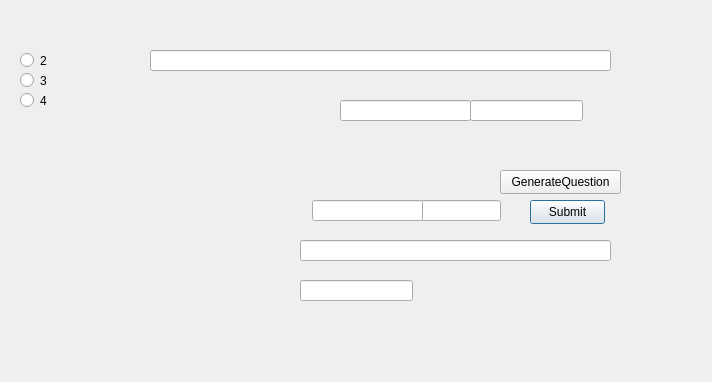
<?xml version="1.0" encoding="UTF-8"?>
<ui version="4.0">
 <class>Game</class>
 <widget class="QDialog" name="Game">
  <property name="geometry">
   <rect>
    <x>0</x>
    <y>0</y>
    <width>712</width>
    <height>382</height>
   </rect>
  </property>
  <property name="windowTitle">
   <string>Dialog</string>
  </property>
  <widget class="QRadioButton" name="two">
   <property name="geometry">
    <rect>
     <x>20</x>
     <y>50</y>
     <width>31</width>
     <height>21</height>
    </rect>
   </property>
   <property name="text">
    <string>2</string>
   </property>
  </widget>
  <widget class="QRadioButton" name="four">
   <property name="geometry">
    <rect>
     <x>20</x>
     <y>90</y>
     <width>31</width>
     <height>21</height>
    </rect>
   </property>
   <property name="text">
    <string>4</string>
   </property>
  </widget>
  <widget class="QRadioButton" name="three">
   <property name="geometry">
    <rect>
     <x>20</x>
     <y>70</y>
     <width>31</width>
     <height>21</height>
    </rect>
   </property>
   <property name="text">
    <string>3</string>
   </property>
  </widget>
  <widget class="QLineEdit" name="raspuns1">
   <property name="geometry">
    <rect>
     <x>420</x>
     <y>200</y>
     <width>81</width>
     <height>21</height>
    </rect>
   </property>
  </widget>
  <widget class="QPushButton" name="Submit">
   <property name="geometry">
    <rect>
     <x>530</x>
     <y>200</y>
     <width>75</width>
     <height>24</height>
    </rect>
   </property>
   <property name="text">
    <string>Submit</string>
   </property>
  </widget>
  <widget class="QPushButton" name="Generate">
   <property name="geometry">
    <rect>
     <x>500</x>
     <y>170</y>
     <width>121</width>
     <height>24</height>
    </rect>
   </property>
   <property name="text">
    <string>GenerateQuestion</string>
   </property>
  </widget>
  <widget class="QLineEdit" name="question">
   <property name="geometry">
    <rect>
     <x>150</x>
     <y>50</y>
     <width>461</width>
     <height>21</height>
    </rect>
   </property>
  </widget>
  <widget class="QLineEdit" name="corect">
   <property name="geometry">
    <rect>
     <x>340</x>
     <y>100</y>
     <width>131</width>
     <height>21</height>
    </rect>
   </property>
  </widget>
  <widget class="QLineEdit" name="diferenta">
   <property name="geometry">
    <rect>
     <x>300</x>
     <y>240</y>
     <width>311</width>
     <height>21</height>
    </rect>
   </property>
  </widget>
  <widget class="QLineEdit" name="corect2">
   <property name="geometry">
    <rect>
     <x>470</x>
     <y>100</y>
     <width>113</width>
     <height>21</height>
    </rect>
   </property>
  </widget>
  <widget class="QLineEdit" name="raspuns_jucator">
   <property name="geometry">
    <rect>
     <x>312</x>
     <y>200</y>
     <width>111</width>
     <height>21</height>
    </rect>
   </property>
  </widget>
  <widget class="QLineEdit" name="scor">
   <property name="geometry">
    <rect>
     <x>300</x>
     <y>280</y>
     <width>113</width>
     <height>21</height>
    </rect>
   </property>
  </widget>
 </widget>
 <resources/>
 <connections/>
</ui>
